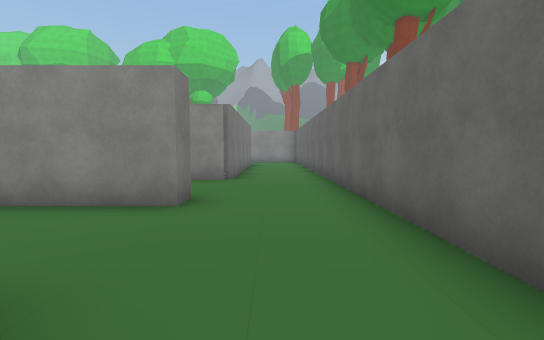
View 1 (above)

18 first-person views from a walk through a scene from a Unity 3-D project. The camera is 1.5 m above the floor, tilts 4° down and sees 85° across. The floor is counted in squares, 2 m on a side. Each view is taken from the middle of a square. On the plan, view 1 faces up. The plan holds only what a view shows up to about 10 squares ahead; the rest is blank. The place goes on beyond the plan. The player is left out. Some surface patterns are stand-ins.

View 2
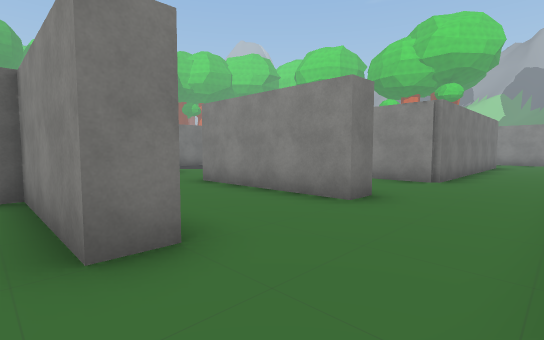

View 3
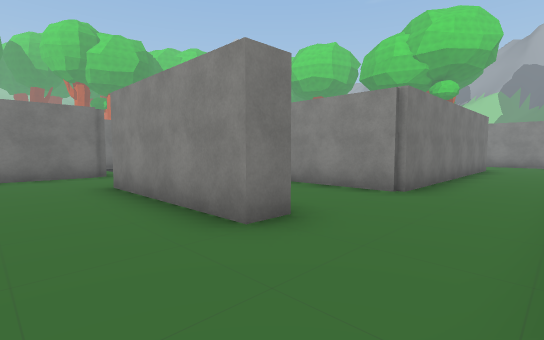

View 4
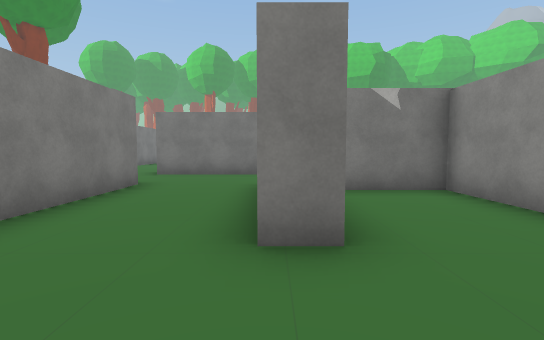

View 5
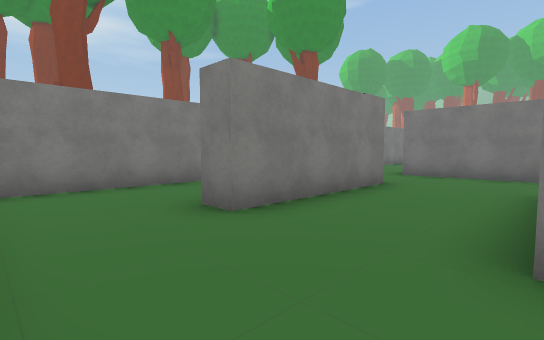

View 6
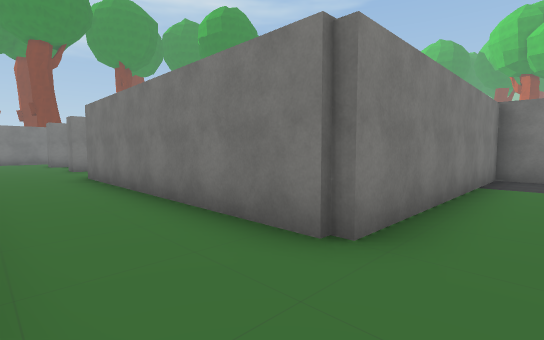

View 7
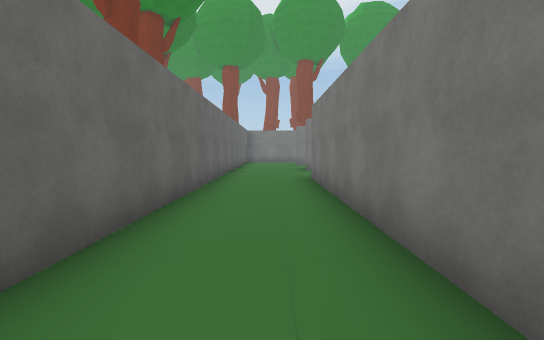

View 8
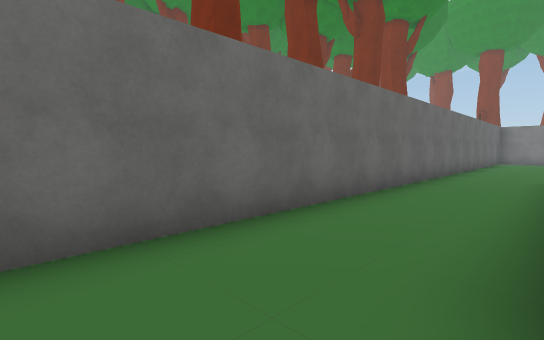

View 9
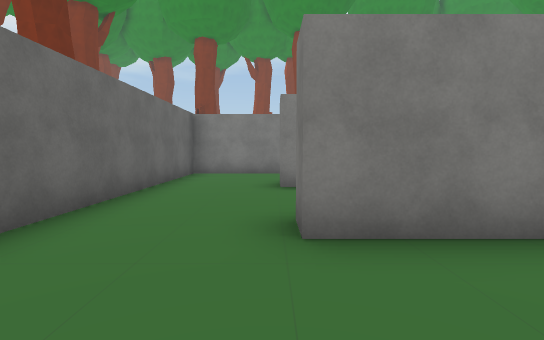

View 10
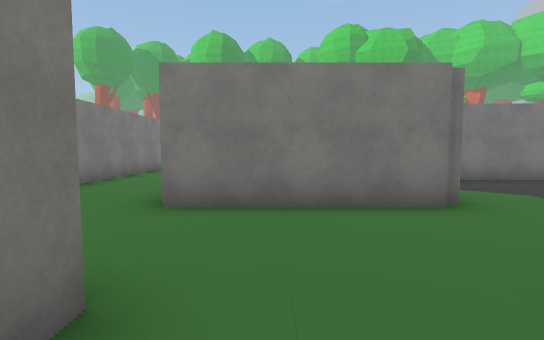

View 11
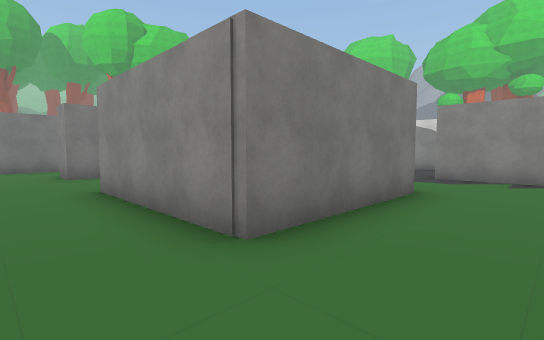

View 12
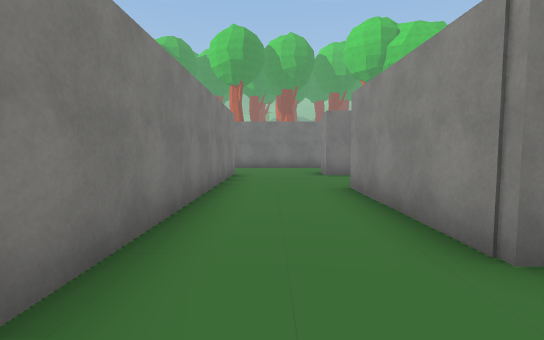

View 13
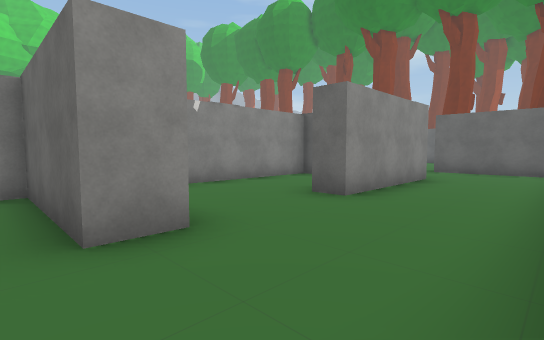

View 14
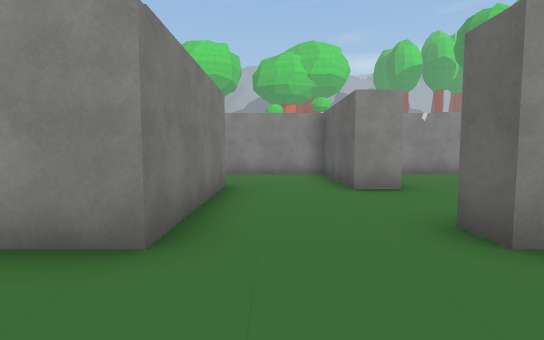

View 15
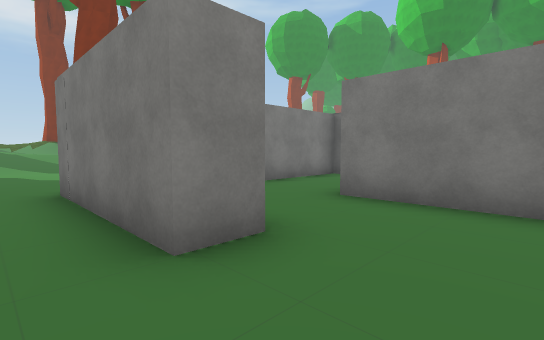

View 16
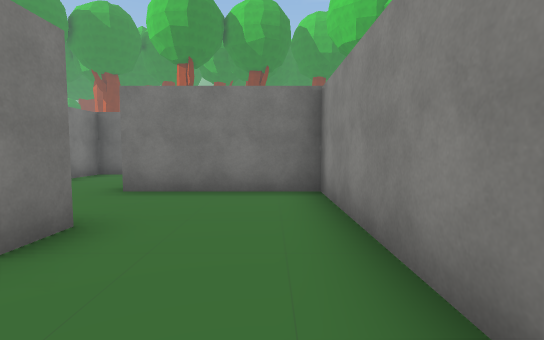

View 17
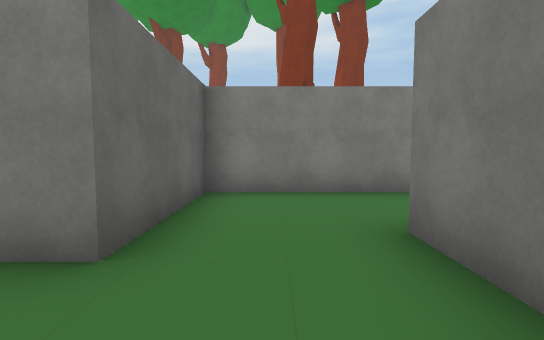

View 18
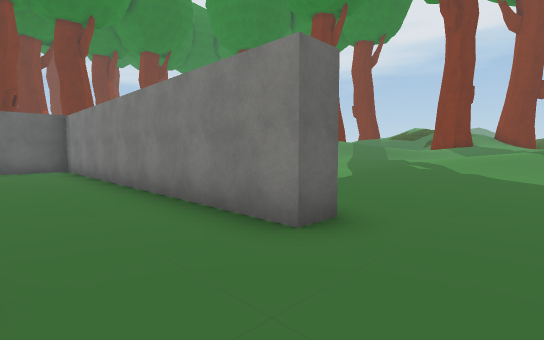

### Floor plan
Key: @ floor where view 1 was taken; # wall or solid block; . main floor; : floor 0.25 m higher than the main floor; / step, stairs or slope.
Columns run from 25 left of view 1 to 2 right of it. Each row starts with its distance up from view 1.
 16                  #.........#
 15                  #######...#
 14                        ##..#
 13                         #..#
 12                         #..#
 11                         #..#
 10                         #..#
  9               #         #..#
  8               #..      ##..#
  7               #..#######...#
  6                .....#......#
  5                 ....#......#
  4     ##############..####...#
  3     #.....# .....#.........#
  2     #.....#....  #.........#
  1     #.##..#...####..####...#
  0   ....##............#....@.#
 -1  .....##............#  ....#
 -2 ########..##################
 -3       ##..#
 -4        .....
 -5        .....
 -6        ......
 -7       ...:///
 -8       .../////
 -9       ..//////
-10        //////

Where each view was taken, in squares from view 1:
view 1: 0 up, 0 right, facing up
view 2: 0 up, 1 right, facing up-left
view 3: 2 up, 1 right, facing up-left
view 4: 4 up, 1 right, facing left
view 5: 4 up, 1 right, facing down-left
view 6: 16 up, 1 right, facing down-left
view 7: 15 up, 0 right, facing down
view 8: 16 up, 1 left, facing down-right
view 9: 7 up, 1 left, facing down
view 10: 2 up, 4 left, facing left
view 11: 1 down, 6 left, facing up-left
view 12: 1 down, 6 left, facing left
view 13: 2 down, 16 left, facing up-right
view 14: 5 down, 17 left, facing up
view 15: 3 up, 17 left, facing down-left
view 16: 3 up, 16 left, facing left
view 17: 3 up, 20 left, facing down
view 18: 0 up, 17 left, facing down-right
